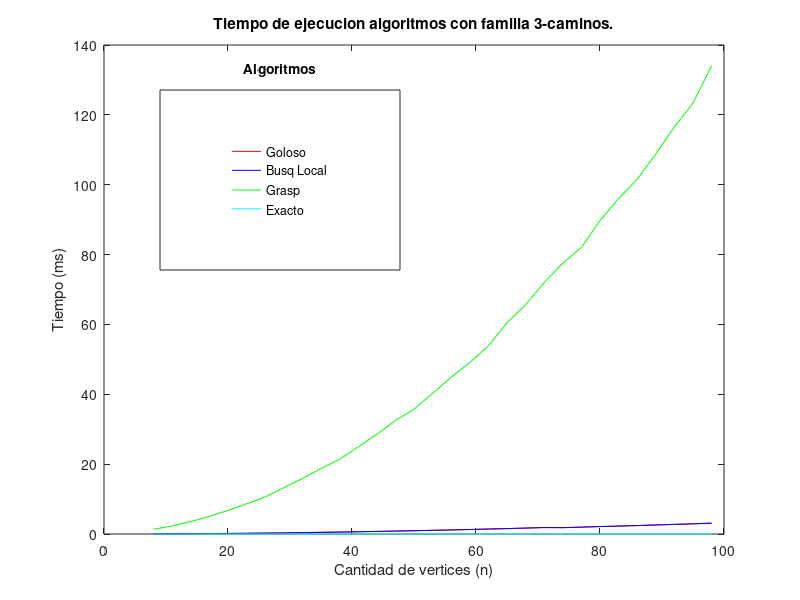
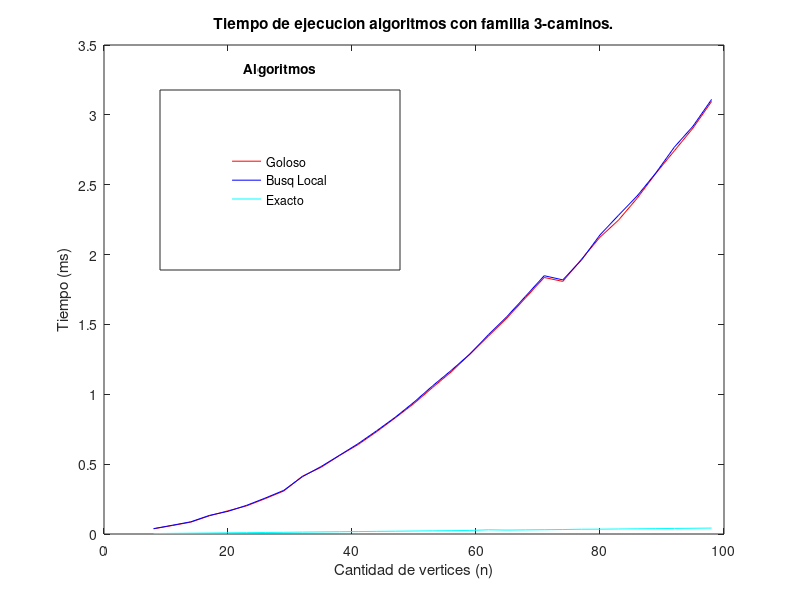
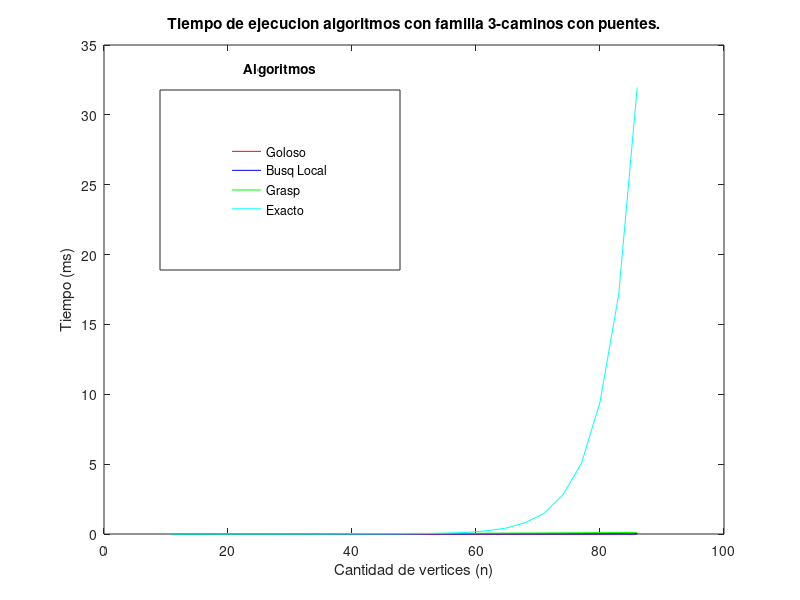
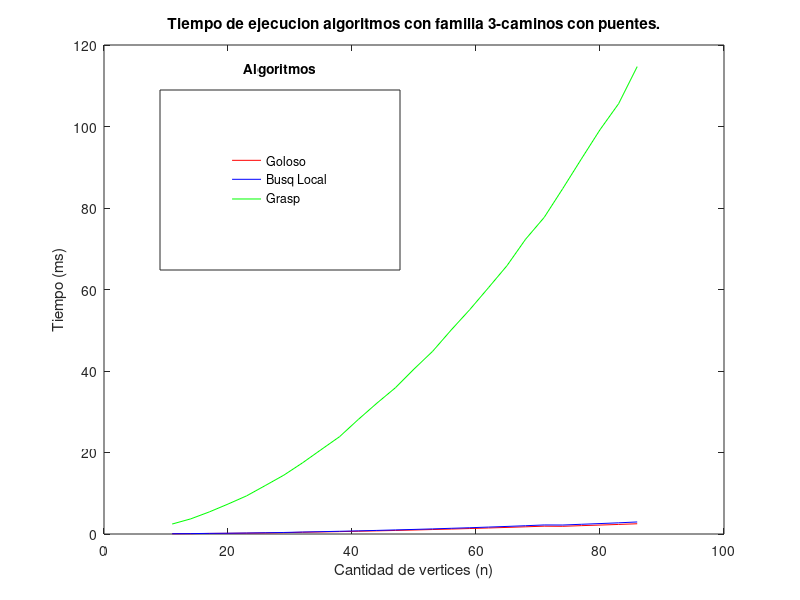

These figures' MATLAB source, in order:
close all;

datos_tiempo1 = [ 37207 60666 84852 130329 166198 201417 253141 308054 413661 477078 562325 640561 733167 832105 934285 1048832 1160245 1286838 1415801 1546400 1690690 1836067 1807970 1965958 2124337 2247341 2403676 2581319 2743244 2905480 3095968
 38408 62439 87436 133017 162161 205171 257146 312575 410292 482575 563710 647046 739541 836276 943522 1060256 1170540 1287677 1426101 1556762 1701669 1848738 1818900 1960298 2140684 2282067 2419974 2583722 2769369 2918939 3110381
 1357637 2310216 3563908 5077574 6769323 8623940 10601102 13253253 15876625 18763267 21383416 24930113 28542117 32479498 35733967 40261246 44880956 49107835 53853875 60476795 65646195 71984041 77549046 82072825 89742096 96034515 101559603 108834278 116533942 123381426 134072679
 3151 4454 5747 7050 8341 9657 10942 12246 13553 14868 16158 17517 18840 20151 21459 22750 24161 25432 30020 28041 29404 30720 32045 34167 34675 35950 37284 38571 39922 41209 42514];
datos_tiempo1 = datos_tiempo1 ./ 1E6;
datos_tiempo2 = [ 67853 88938 136634 167144 212092 266798 323867 424843 502935 587466 675864 769112 870151 979975 1098387 1212839 1344274 1477919 1616540 1766728 1919540 1889612 2051871 2193257 2349146 2514551
 71879 99621 153383 190467 243155 306010 373801 484882 572681 667838 770802 880441 1005257 1123458 1254178 1400584 1539450 1699848 1859951 2034031 2222056 2204085 2386545 2561540 2744921 2955540
 2446993 3719207 5428894 7345200 9360927 11879778 14436164 17439216 20679448 23889075 28085899 32087028 35887924 40474498 44827793 50068341 55068757 60427028 65854280 72339680 77695694 84778235 92047742 99208018 105592238 114699791
 6951 12919 22651 45586 79524 158120 273445 539227 945838 1835565 3216171 6237654 10990278 21174917 37549701 71771649 128037155 244692160 436517222 821237489 1484636200 2786206514 5044780690 9443810733 17092007175 31954339880];
datos_tiempo2 = datos_tiempo2 ./ 1E9;
%%
 figure;
  plot(8:3:100, datos_tiempo1(1,:), 'r');
  hold on;
  plot(8:3:100, datos_tiempo1(2,:), 'b');
  plot(8:3:100, datos_tiempo1(3,:), 'g');
  plot(8:3:100, datos_tiempo1(4,:), 'c');
  title('Tiempo de ejecucion algoritmos con familia 3-caminos.');
  xlabel('Cantidad de vertices (n)');
  ylabel('Tiempo (ms)');
  hleg = legend({'Goloso', 'Busq Local','Grasp','Exacto'});
  set(hleg, 'Position', [0.2 0.55 0.3 0.3]);
  set(get(hleg,'Title'),'String','Algoritmos');
  saveas(gca, ['../graficos/todos_tiempo_3caminos.eps'],'epsc');
  
  
  figure;
  plot(8:3:100, datos_tiempo1(1,:), 'r');
  hold on;
  plot(8:3:100, datos_tiempo1(2,:), 'b');
  plot(8:3:100, datos_tiempo1(4,:), 'c');
  title('Tiempo de ejecucion algoritmos con familia 3-caminos.');
  xlabel('Cantidad de vertices (n)');
  ylabel('Tiempo (ms)');
  hleg = legend({'Goloso', 'Busq Local','Exacto'});
  set(hleg, 'Position', [0.2 0.55 0.3 0.3]);
  set(get(hleg,'Title'),'String','Algoritmos');
  saveas(gca, ['../graficos/todos_tiempo_3caminos_sinG.eps'],'epsc');
  
%%  
   figure;
  plot(11:3:86, datos_tiempo2(1,:), 'r');
  hold on;
  plot(11:3:86, datos_tiempo2(2,:), 'b');
  plot(11:3:86, datos_tiempo2(3,:), 'g');
  plot(11:3:86, datos_tiempo2(4,:), 'c');
  title('Tiempo de ejecucion algoritmos con familia 3-caminos con puentes.');
  xlabel('Cantidad de vertices (n)');
  ylabel('Tiempo (ms)');
  hleg = legend({'Goloso', 'Busq Local','Grasp','Exacto'});
  set(hleg, 'Position', [0.2 0.55 0.3 0.3]);
  set(get(hleg,'Title'),'String','Algoritmos');
  saveas(gca, ['../graficos/todos_tiempo_puentes.eps'],'epsc');
  
  datos_tiempo2 = datos_tiempo2 ./ 1E-3;
  figure;
  plot(11:3:86, datos_tiempo2(1,:), 'r');
  hold on;
  plot(11:3:86, datos_tiempo2(2,:), 'b');
  plot(11:3:86, datos_tiempo2(3,:), 'g');
  title('Tiempo de ejecucion algoritmos con familia 3-caminos con puentes.');
  xlabel('Cantidad de vertices (n)');
  ylabel('Tiempo (ms)');
  hleg = legend({'Goloso', 'Busq Local','Grasp'});
  set(hleg, 'Position', [0.2 0.55 0.3 0.3]);
  set(get(hleg,'Title'),'String','Algoritmos');
  saveas(gca, ['../graficos/todos_tiempo_puentes_sinE.eps'],'epsc');